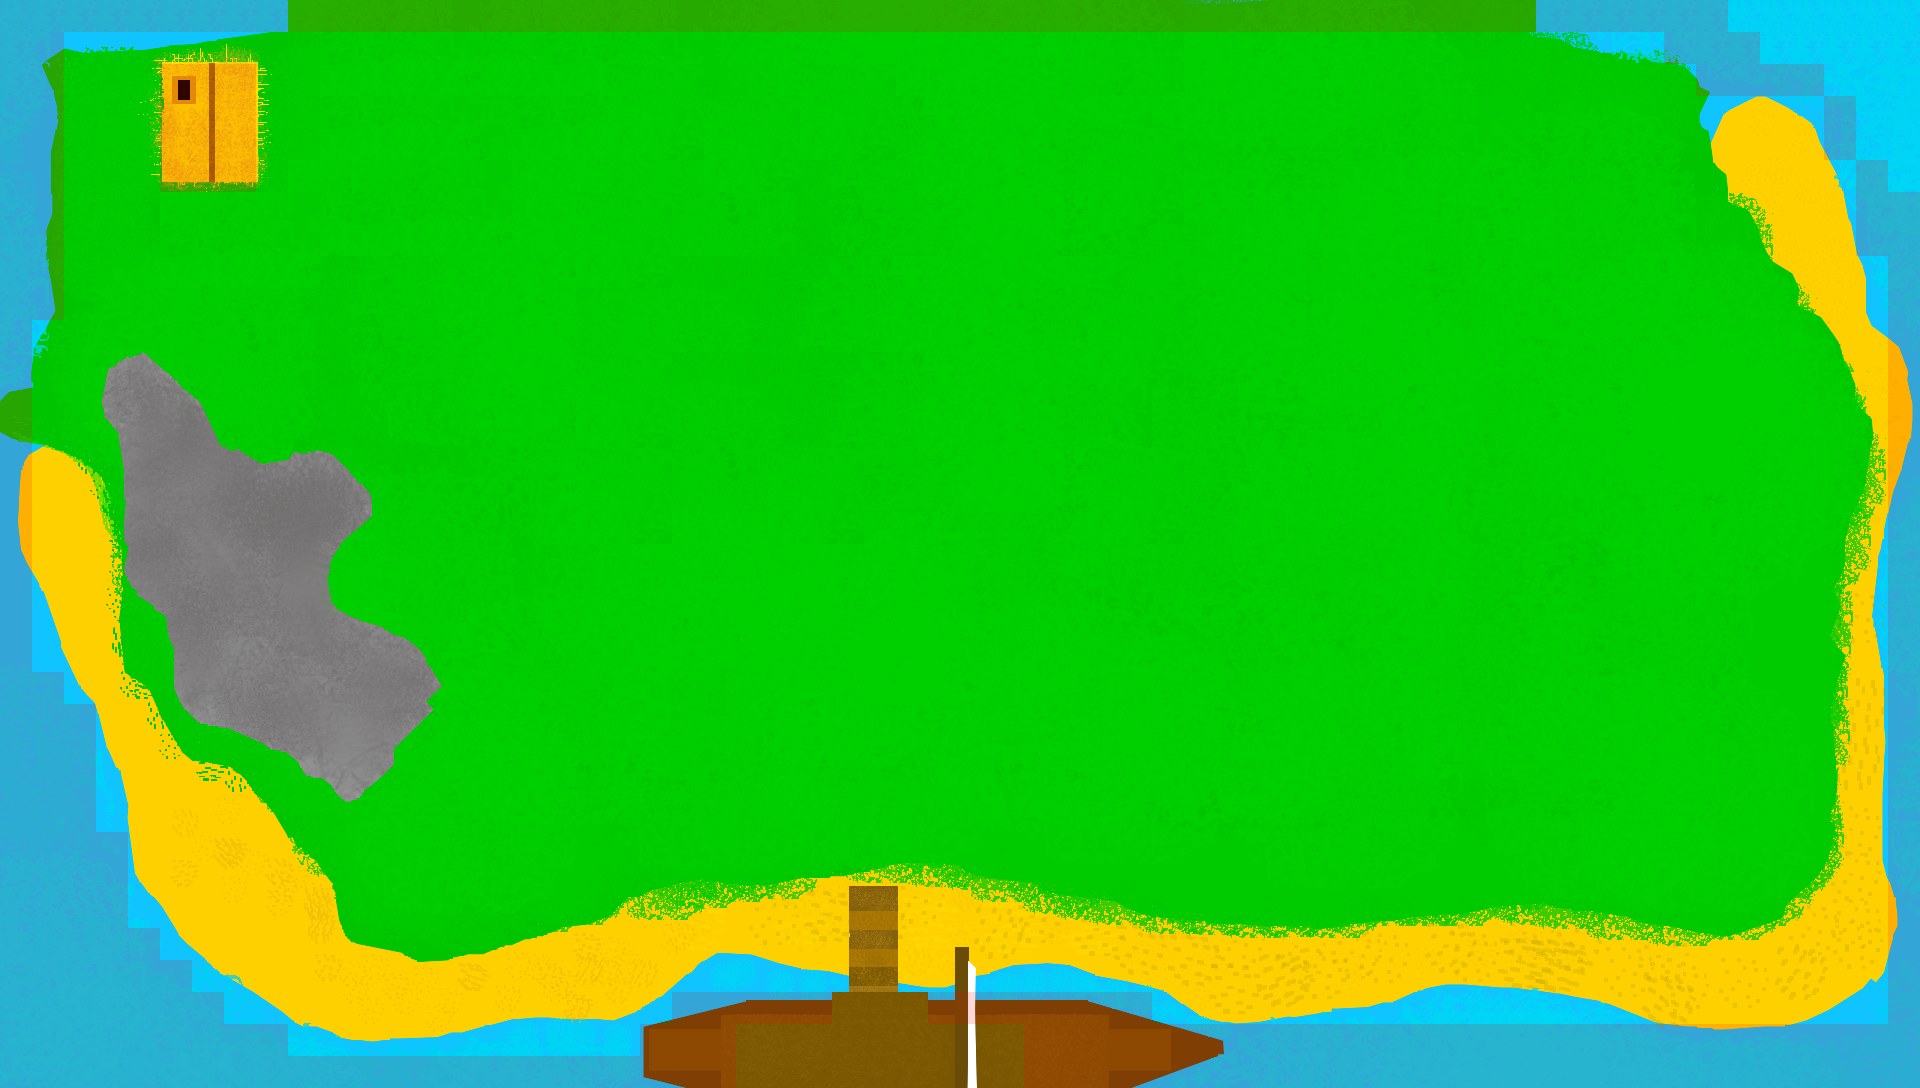

Rendered tile map (Tiled .tmx) drawn with the repository's tilesets; below, a short description and the map source with its tile grids summarised:
An orthogonal 60x34 tile map with 32x32 px tiles, 3 tile layers (Tile Layer 1, GameObjects, Collision), 2 hidden layers not drawn, 2 tilesets and 45 objects.

<map version="1.0" orientation="orthogonal" width="60" height="34" tilewidth="32" tileheight="32">
 <tileset firstgid="1" name="mappi" tilewidth="32" tileheight="32">
  <image source="mappi.png" width="1920" height="1080" />
 </tileset>
 <tileset firstgid="1981" name="punainen" tilewidth="32" tileheight="32">
  <image source="punainen.png" width="82" height="82" />
 </tileset>
 <layer name="Tile Layer 1" width="60" height="34">
  <data>[2040 cells, 2040 non-empty, 1682 distinct tile ids]</data>
 </layer>
 <layer name="GameObjects" width="60" height="34">
  <data>[2040 cells, 0 non-empty, 0 distinct tile ids]</data>
 </layer>
 <layer name="Collision" width="60" height="34" opacity="0.16">
  <data>[2040 cells, 280 non-empty, 4 distinct tile ids]</data>
 </layer>
 <objectgroup name="Lammas_Objects" width="60" height="34">
  <object x="812" y="181" width="32" height="32" />
  <object x="936" y="181" width="32" height="32" />
  <object x="775" y="242" width="32" height="32" />
  <object x="836" y="243" width="32" height="32" />
  <object x="908" y="243" width="32" height="32" />
  <object x="968" y="245" width="32" height="32" />
  <object x="774" y="302" width="32" height="32" />
  <object x="837" y="303" width="32" height="32" />
  <object x="905" y="303" width="32" height="32" />
  <object x="973" y="303" width="32" height="32" />
  <object x="825" y="362" width="32" height="32" />
  <object x="904" y="361" width="32" height="32" />
 </objectgroup>
 <objectgroup name="susi" width="60" height="34">
  <object x="181" y="241" />
  <object x="168" y="195" width="26" height="19" />
  <object x="197" y="196" width="19" height="20" />
  <object x="221" y="197" width="15" height="19" />
  <object x="179" y="213" width="34" height="15" />
  <object x="209" y="207" width="19" height="19" />
  <object x="192" y="190" width="27" height="20" />
  <object x="228" y="184" width="15" height="32" />
  <object x="249" y="203" width="12" height="29" />
  <object x="209" y="218" width="29" height="8" />
  <object x="207" y="227" width="21" height="17" />
  <object x="184" y="214" width="22" height="25" />
  <object x="237" y="227" width="19" height="26" />
  <object x="1327" y="13" />
  <object x="886" y="1062" height="4" />
 </objectgroup>
 <layer name="Lammas_Objects1" width="60" height="34" visible="0">
  <data>[2040 cells, 12 non-empty, 1 distinct tile ids]</data>
 </layer>
 <objectgroup name="Laiva" width="60" height="34">
  <object x="738" y="1029" width="89" height="61" />
  <object x="825" y="1051" width="134" height="42" />
  <object x="950" y="1024" width="166" height="65" />
  <object x="728" y="1000" width="379" height="94" />
 </objectgroup>
 <objectgroup name="LammasPussi" width="60" height="34">
  <object x="745" y="1033" width="24" height="19" />
  <object x="778" y="1032" width="21" height="17" />
  <object x="806" y="1031" width="20" height="16" />
  <object x="742" y="1064" width="28" height="23" />
  <object x="784" y="1067" width="14" height="17" />
  <object x="805" y="1068" width="32" height="22" />
  <object x="966" y="1031" width="29" height="34" />
  <object x="1014" y="1031" width="43" height="29" />
  <object x="1068" y="1035" width="36" height="24" />
  <object x="969" y="1073" width="31" height="15" />
  <object x="1021" y="1072" width="28" height="12" />
  <object x="1068" y="1069" width="33" height="16" />
 </objectgroup>
 <objectgroup name="player.object" width="60" height="34">
  <object x="850" y="860" width="46" height="65" />
  <object x="1488" y="445" />
 </objectgroup>
 <layer name="susicollision" width="60" height="34" visible="0">
  <data>[2040 cells, 0 non-empty, 0 distinct tile ids]</data>
 </layer>
</map>
